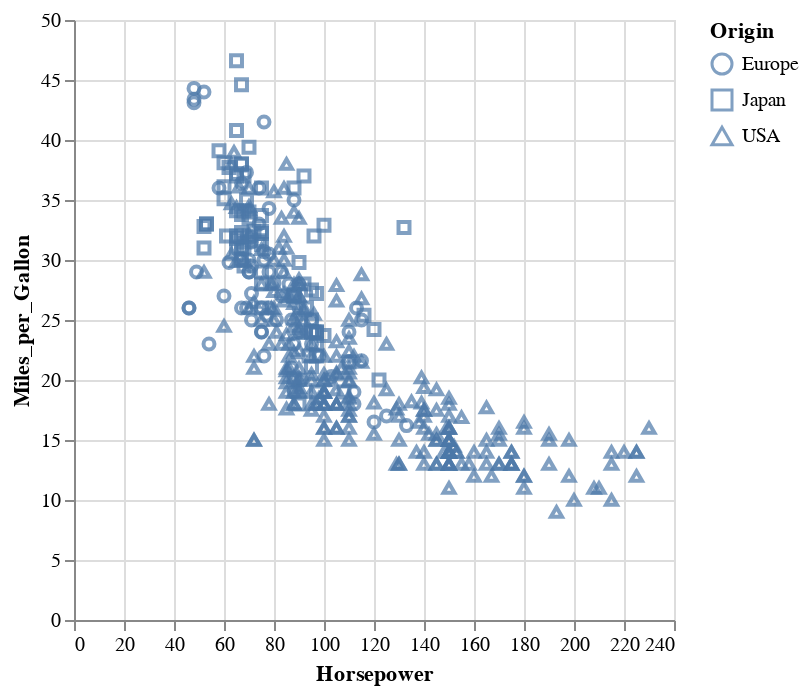

The code cell stored with this chart in its notebook:
### Markdown cell above
## Scatter Plot by Shape

### Code cell
@vlplot(
  data = cars, 
  mark = :point, 
  x = :Horsepower,  
  y = :Miles_per_Gallon, 
  shape = :Origin  # Important code here
)

### Figure 1 — Vega-Lite specification as saved in the notebook (floating-point values rounded to 4 significant figures; data arrays with more than 128 entries replaced by an {"elided": "..."} marker saying what was removed)
{"data": {"values": {"elided": "406 records"}}, "mark": "point", "encoding": {"x": {"field": "Horsepower", "type": "quantitative"}, "y": {"field": "Miles_per_Gallon", "type": "quantitative"}, "shape": {"field": "Origin", "type": "nominal"}}}
